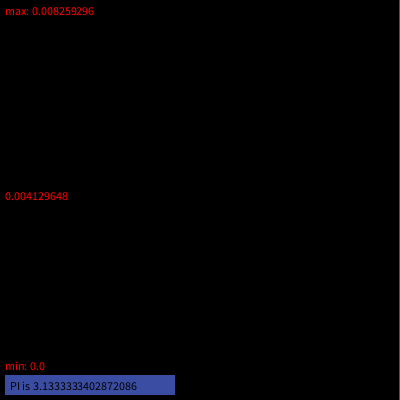
Frame 1 (no input)
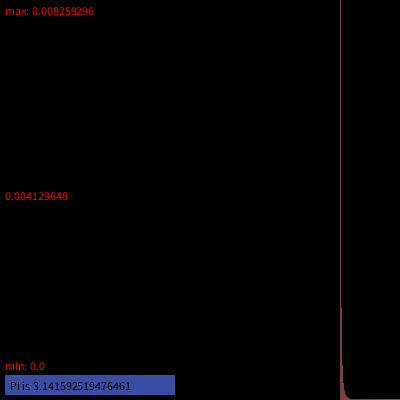
Frame 60 (the mouse pressed at the canvas centre just before this capture)
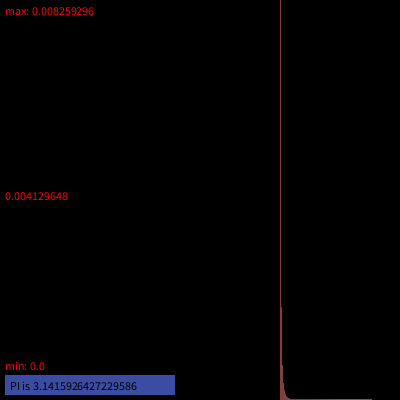
Frame 120 (the mouse held since frame 60 and released just before this capture)

The Processing sketch that drew these frames (run headless with seeded random() and noise(); from frame 60 on, the mouse is pressed at the canvas centre):

// Processing sketch: pi_faster
// ── pi_faster.pde
int size = 400;
int denom;
double pi;
float[] diffs = new float[size];
int prevColor;
int[] colors = new int[size];

void setup() {
  size(400,400);
  colorMode(HSB, size);
  prevColor = 0;
  //GLStart();
  NStart();
}

void draw() {
  
  background(0);

  //GregoryLeibniz();
  Nilakantha();
  
  shift();
  
  //float d = sqrt(sq(PI - (float)pi));
  float d = PI - (float)pi; 
  diffs[size-1] = d;
  print(pi + " " + denom + " " + 4.0/(denom+2) + "\n");
  colors[size-1] = prevColor++;
  prevColor %= size;
  
  plot();
  
  noStroke();
  fill(255, 255, 255);
  rect(5, size-25, 170, 20);
  // //rect(size-130, size-25, 120, 20);
  fill(0, 0, 0);
  text("PI is " + pi, 10, size-10, 10);
  axis();
}

void shift() {
  for(int i = 1; i < size; i++) {
     diffs[i-1] = diffs[i];
     colors[i-1] = colors[i];
  }
}

void plot() {
  //double maxD = dMax();
  float maxD = max(diffs);
  float minD = min(diffs);
  
  for (int i = 0; i < size; i++) {
    stroke(colors[i], 200, 200);
    line(i, size, i, (float)(size- (diffs[i]-minD)/(maxD-minD) * size));
  } 
}

double dMax() {
  double m = 0;
  for(double d : diffs) {
    if (m > d) d = m;
  } 
  return m;
}

void axis() {
  fill(size, size, size);
  text("max: " + max(diffs), 5, 15);
  text("" + (max(diffs)-min(diffs))/2, 5, size/2);
  text("min: " + min(diffs), 5, size-30);
}

void GLStart() {
  pi = 4;
  denom = 3;
}
void GregoryLeibniz() {
  pi += -4.0/denom + 4.0/(denom+2);
  denom += 4;
}

void NStart() {
   pi = 3; 
   denom = 2;
}

void Nilakantha() {
  pi += 4.0/(denom*(denom+1)*(denom+2))
        - 4.0/((denom+2)*(denom+3)*(denom+4));
  denom += 4;
}
